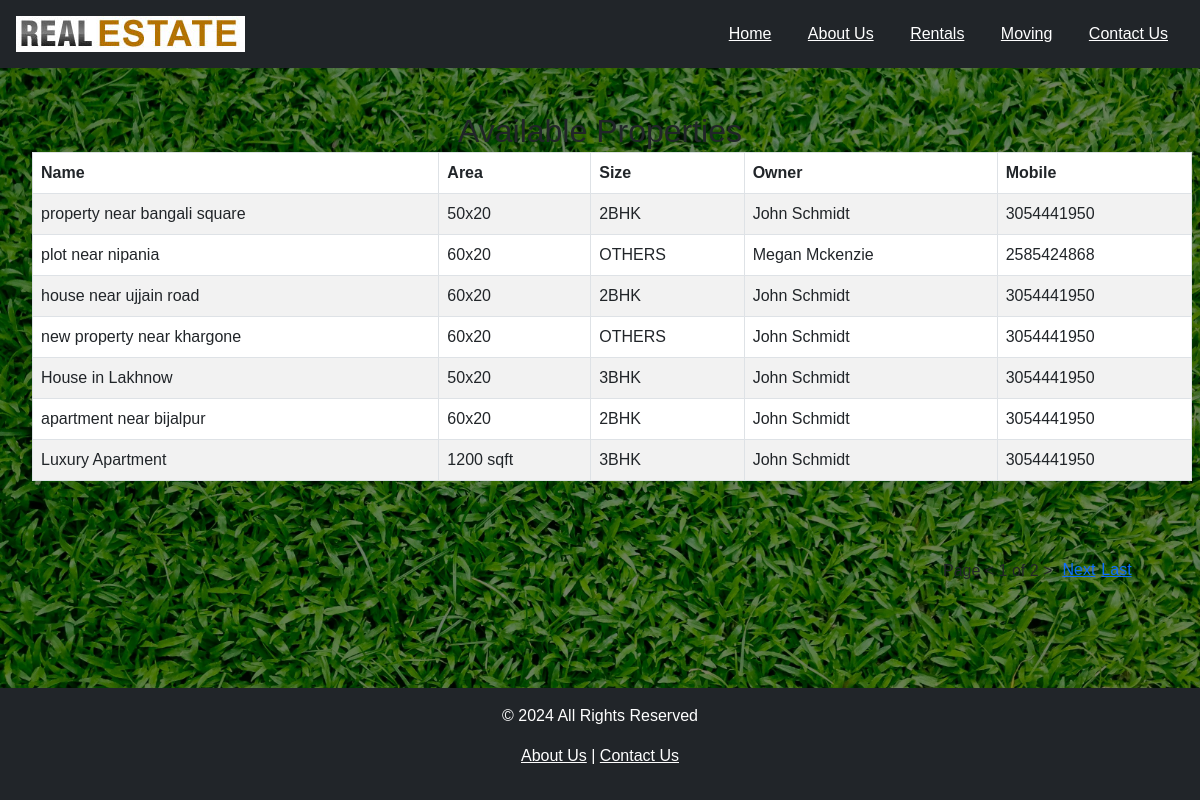
Before: /api/buying/ with the older database file.
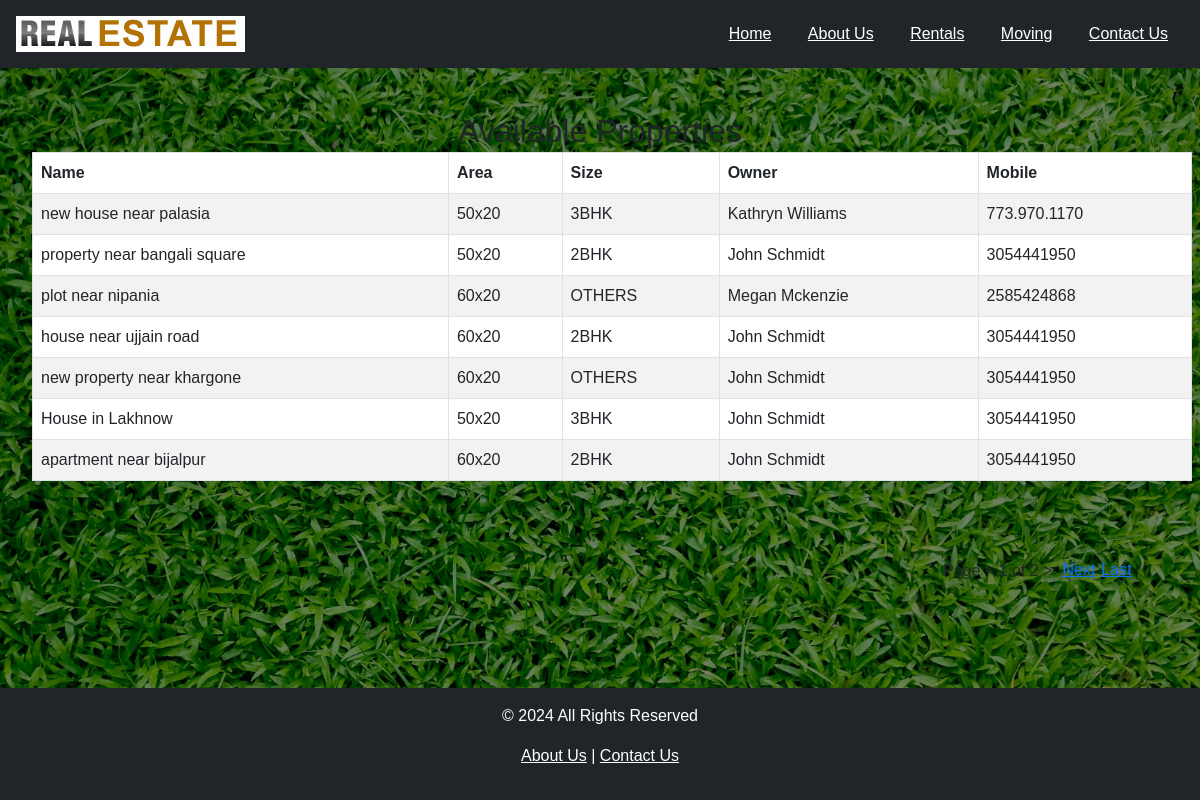
After: the same page with the newer database file.
### app1/models.py (models this page shows, shortened)
class Property(models.Model):
    PROPERTY_TYPES = [
        ("HOUSE", "House"),
        ("APARTMENT", "Apartment"),
        ("COMMERCIAL", "Commercial"),
        ("LAND", "Land"),
        ("VILLA", "Villa"),
        ("FARMHOUSE", "Farmhouse"),
    ]
    PROPERTY_SUBTYPES = [
        ("2BHK", "2BHK"),
         ("3BHK","3BHK"),
         ("4BHK","4BHK"),
         ("VILLA","VILLA"),
         ("PANT HOUSE","PANT HOUSE"),
         ("OTHERS","OTHERS")
    ]
    uuid = models.UUIDField(default=uuid.uuid4, unique=True, editable=False)
    title = models.CharField(max_length=100)
    owner = models.ForeignKey(
        Owner, on_delete=models.CASCADE, related_name="properties"
    )
    area = models.CharField(max_length=50)
    property_type = models.CharField(
        max_length=20, choices=PROPERTY_TYPES, default="HOUSE"
    )
    property_subtype = models.CharField(
        max_length=20, choices=PROPERTY_SUBTYPES, default="OTHERS"
    )

class Owner(models.Model):
    name = models.CharField(max_length=100)
    mobile = models.CharField(max_length=15, unique=True)

### app1/views.py (the view)
# urls.py: path("buying/", Property_list, name="buying"),
def Property_list(request):
    mydata = Property.objects.all().order_by("-id")
    paginator = Paginator(mydata, 7)
    page_number = request.GET.get('page')
    page_obj = paginator.get_page(page_number)
    template = loader.get_template('buying.html')
    context = {
        'properties': page_obj,
    }
    return HttpResponse(template.render(context, request))

### app1/templates/buying.html (shortened to what this page needs)
{% extends 'base.html' %}
{% load static %}
{% block content %}
<link rel="stylesheet" href="{% static 'app1/css/property_form.css'%}">
<h2 class="text-center">Available Properties</h2>
<table class="table table-striped table-bordered mt-3 buyingtable">
    <thead>
        <tr>
            <th>Name</th>
            <th>Area</th>
            <th>Size</th>
            <th>Owner</th>
            <th>Mobile</th>
        </tr>
    </thead>
    <tbody>
        {% for property in properties %}
        <tr>
            <td>{{ property.title }}</td>
            <td>{{ property.area }}</td>
            <td>{{ property.property_subtype }}</td>
            <td>{{ property.owner.name }}</td>
            <td>{{ property.owner.mobile }}</td>
        </tr>
        {% empty %}
        <tr>
            <td colspan="6" class="text-center">No properties available.</td>
        </tr>
        {% endfor %}
<div class="pagination">
    <span class="pageof">Page  < {{ properties.number }} of {{ properties.paginator.num_pages }} > </span>
    {% if properties.has_next %}
        <a href="?page={{ properties.next_page_number }}" class="next">Next</a>
        <a href="?page={{ properties.paginator.num_pages }}" class="last">Last</a>
    {% endif %}
</div>
    </tbody>
</table>
{% endblock %}

Changed rows visible on the page:
no longer on this page (row unchanged): Property: title "Luxury Apartment", area "1200 sqft", property_subtype "3BHK", owner.name "John Schmidt", owner.mobile "3054441950"
added Property: title "new house near palasia", area "50x20", property_subtype "3BHK", owner.name "Kathryn Williams", owner.mobile "773.970.1170"
